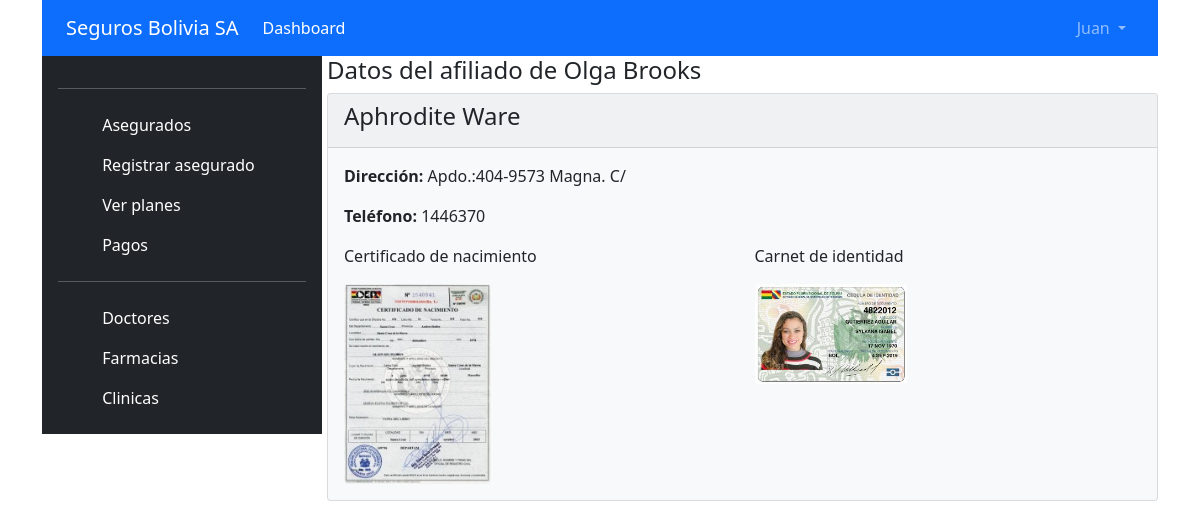
Screenshot of /dependiente/ver/1 (signed in) with the database file from the repository.
### tables this page shows
CREATE TABLE `usuarios` (
  `id` int(11) NOT NULL,
  `nombre` varchar(50) NOT NULL,
  `apellidos` varchar(80) NOT NULL,
  `cargo` varchar(45) NOT NULL,
  `usuario` varchar(50) NOT NULL,
  `password` varchar(70) NOT NULL,
  `rol` varchar(20) NOT NULL,
  `url_imagen` varchar(150) DEFAULT NULL
);

CREATE TABLE `asegurados` (
  `id` int(11) NOT NULL,
  `plan_id` int(11) NOT NULL,
  `nombre` varchar(50) NOT NULL,
  `apellidos` varchar(80) NOT NULL,
  `direccion` varchar(100) NOT NULL,
  `telefono` varchar(15) NOT NULL,
  `foto_certificado_nacimiento` varchar(150) NOT NULL,
  `foto_carnet_identidad` varchar(150) NOT NULL,
  `create_at` date NOT NULL
);

CREATE TABLE `dependientes` (
  `id` int(11) NOT NULL,
  `asegurado_id` int(11) NOT NULL,
  `nombre` varchar(50) NOT NULL,
  `apellidos` varchar(80) NOT NULL,
  `direccion` varchar(100) NOT NULL,
  `telefono` varchar(15) NOT NULL,
  `foto_certificado_nacimiento` varchar(150) NOT NULL,
  `foto_carnet_identidad` varchar(150) NOT NULL
);

### libs/view.php (called while the page is built, shortened)
<?php
class View
{
    function render($nombre, $data = [])
    {
        $this->d = $data;
        require 'views/' . $nombre . '.php';
    }
}

### controllers/dependiente.php (called while the page is built, shortened)
<?php
require_once "models/aseguradosmodel.php";
require_once "models/userModel.php";
require_once "models/dependientesmodel.php";
class Dependiente extends SessionController
{
    private $user;
    public function __construct()
    {
        $this->user = $this->getUserSessionData();
    }
    public function ver($parametros)
    {
        $id = $parametros[0];
        $dependiente = new DependienteModel();
        $aseguradoId = $dependiente->getIdAsegurado($id);
        $asegurado = new AseguradosModel();
        $this->view->render("dependiente/ver", [
            "user" => $this->user,
            "dependiente" => $dependiente->get($id),
            "asegurado" => $asegurado->getWithPlan($aseguradoId),
        ]);
    }
}

### index.php (called while the page is built, shortened)
<?php
require_once "libs/db.php";
require_once "libs/model.php";
require_once "libs/view.php";
require_once "classes/sessioncontroller.php";
require_once "libs/app.php";
$app = new App();

### models/userModel.php (called while the page is built, shortened)
<?php
class UserModel extends Model implements IModel
{
    private $nombre;
    public function __construct()
    {
        $this->nombre = "";
    }
    public function get($id)
    {
        try {
            $query = $this->prepare("SELECT * FROM usuarios WHERE id = :id");
            return $this;
        } catch (PDOException $e) {
            error_log("User_Model::getId -> Algo anda fallando " . $e);
        }
    }
    public function getNombre()
    {
        return $this->nombre;
    }
    public function setNombre($nombre): self
    {
        $this->nombre = $nombre;
        return $this;
    }
}

### libs/db.php (called while the page is built, shortened)
<?php
class Database
{
    private $host;
    private $db;
    private $user;
    private $password;
    public function __construct()
    {
        $this->host = constant('HOST');
        $this->db = constant('DB');
        $this->user = constant('USER');
        $this->password = constant('PASSWORD');
    }
    function connect()
    {
        try {
            $connection = "mysql:host=" . $this->host . ";dbname=" . $this->db . ";";
            $options = [
                PDO::ATTR_ERRMODE            => PDO::ERRMODE_EXCEPTION,
                PDO::ATTR_EMULATE_PREPARES   => false,
            ];
            $pdo = new PDO($connection, $this->user, $this->password, $options);
            return $pdo;
        } catch (PDOException $e) {
            print_r('Error connection: ' . $e->getMessage());
        }
    }
}

### libs/model.php (called while the page is built, shortened)
<?php
class Model{
    function __construct(){
        $this->db = new Database();
    }
    function prepare($query){
        return $this->db->connect()->prepare($query);
    }
}

### classes/sessioncontroller.php (called while the page is built, shortened)
<?php
require_once "classes/session.php";
require_once "models/userModel.php";
class SessionController extends Controller
{
    private $session;
    private function init()
    {
        $this->session = new Session();
    }
    private function getJSONFileConfig()
    {
        $string = file_get_contents("config/access.json");
        $json = json_decode($string, true);
        return $json;
    }
    function getUserSessionData()
    {
        $id = $this->session->getCurrentUser();
        $this->user = new UserModel();
        $this->user->get($id);
        return $this->user;
    }
}

### classes/session.php (called while the page is built, shortened)
<?php
class Session{
    private $sessionName = 'user';
    public function getCurrentUser(){
        return $_SESSION[$this->sessionName];
    }
}

### models/aseguradosmodel.php (called while the page is built, shortened)
<?php
class AseguradosModel extends Model implements IModel
{
    private $nombre;
    private $apellidos;
    public function getWithPlan($id)
    {
        $sql = "SELECT a.id, a.plan_id, a.nombre, a.apellidos, a.direccion, a.telefono, a.foto_certificado_nacimiento,
                    a.foto_carnet_identidad, a.create_at, p.nombre as nombre_plan
                    FROM asegurados a
                    INNER JOIN planes p
                    ON a.plan_id = p.id
                    WHERE a.id = :id";
        try {
            $query = $this->prepare($sql);
            return $this;
        } catch (PDOException $e) {
            error_log("Asegurados_Model::getAllWithPlan -> Algo anda fallando " . $e);
            return false;
        }
    }
    public function from1($array)
    {
        $this->nombre = $array["nombre"];
        $this->apellidos = $array["apellidos"];
    }
    public function getNombre()
    {
        return $this->nombre;
    }
    public function getApellidos()
    {
        return $this->apellidos;
    }
}

### models/dependientesmodel.php (called while the page is built, shortened)
<?php
class DependienteModel extends Model implements IModel
{
    private $nombre;
    private $apellidos;
    private $direccion;
    private $telefono;
    private $fotoCertificadoNacimiento;
    private $fotoCarnetIdentidad;
    public function get($id)
    {
        try {
            $query = $this->prepare("SELECT * FROM dependientes WHERE id=:id");
            return $this;
        } catch (PDOException $e) {
            error_log("Dependientes_Model::get -> Algo anda fallando " . $e);
            return false;
        }
    }
    public function from($array)
    {
        $this->nombre = $array["nombre"];
        $this->apellidos = $array["apellidos"];
        $this->direccion = $array["direccion"];
        $this->telefono = $array["telefono"];
        $this->fotoCertificadoNacimiento = $array["foto_certificado_nacimiento"];
        $this->fotoCarnetIdentidad = $array["foto_carnet_identidad"];
    }
    public function getNombre()
    {
        return $this->nombre;
    }
    public function getApellidos()
    {
        return $this->apellidos;
    }
    public function getDireccion()
    {
        return $this->direccion;
    }
    public function getTelefono()
    {
        return $this->telefono;
    }
    public function getFotoCertificadoNacimiento()
    {
        return $this->fotoCertificadoNacimiento;
    }
    public function getFotoCarnetIdentidad()
    {
        return $this->fotoCarnetIdentidad;
    }
}

### views/dependiente/ver.php (the view, shortened to what this page needs)
<?php
$usuario = $this->d["user"];
$asegurado = $this->d["asegurado"];
$dependiente = $this->d["dependiente"];
require_once "views/header.php";
?>
<div class="col-9">
    <h4>Datos del afiliado de <?php echo $asegurado->getNombre() . " " . $asegurado->getApellidos(); ?></h4>
    <div class="card text-dark bg-light mb-12">
        <div class="card-header">
            <h4><?php echo $dependiente->getNombre() . " " . $dependiente->getApellidos(); ?></h4>
        </div>
        <div class="card-body">
            <div class="row">
                <div class="col-6">
                    <p><strong>Dirección: </strong><?php echo $dependiente->getDireccion(); ?></p>
                    <p><strong>Teléfono: </strong><?php echo $dependiente->getTelefono(); ?></p>
                </div>
                <div class="col-6">
                </div>
            </div>
            <div class="row">
                <div class="col-6">
                    <p>Certificado de nacimiento</p>
                    <a href="<?php echo constant("URL") . "public/img/" . $dependiente->getFotoCertificadoNacimiento() ?>" data-lightbox="Certificado" data-title="Certificado de nacimiento del asegurado">
                        <img src="<?php echo constant("URL") . "public/img/" . $dependiente->getFotoCertificadoNacimiento() ?>" height="200px" class="rounded">
                    </a>
                </div>
                <div class="col-6">
                    <p>Carnet de identidad</p>
                    <a href="<?php echo constant("URL") . "public/img/" . $dependiente->getFotoCarnetIdentidad() ?>" data-lightbox="Carnet" data-title="Carnet de identidad del asegurado">
                        <img src="<?php echo constant("URL") . "public/img/" . $dependiente->getFotoCarnetIdentidad() ?>" height="100px" class="rounded">
                    </a>
                </div>
            </div>
        </div>
    </div>
</div>
</div>
</div>
</body>

### views/header.php (shortened to what this page needs)
<!DOCTYPE html>
<html lang="en">
<head>
    <link href="https://cdn.jsdelivr.net/npm/bootstrap@5.0.0-beta3/dist/css/bootstrap.min.css" rel="stylesheet">
    <link rel="stylesheet" href="https://cdn.jsdelivr.net/npm/bootstrap-icons@1.4.0/font/bootstrap-icons.css">
    <link rel="stylesheet" href="https://cdnjs.cloudflare.com/ajax/libs/lightbox2/2.11.3/css/lightbox.css" />
    <link rel="stylesheet" href="https://code.jquery.com/ui/1.12.0/themes/smoothness/jquery-ui.css" />
</head>
<body>
    <div class="container">
        <div class="row">
            <header>
                <nav class="navbar navbar-expand-lg navbar-dark bg-primary">
                    <div class="container-fluid">
                        <a class="navbar-brand" href="<?php echo constant("URL") ?>">Seguros Bolivia SA</a>
                        <div class="collapse navbar-collapse" id="navbarSupportedContent">
                            <ul class="navbar-nav me-auto mb-2 mb-lg-0">
                                <li class="nav-item">
                                    <a class="nav-link active" aria-current="page" href="<?php echo constant("URL") ?>">Dashboard</a>
                                </li>
                            </ul>
                            <ul class="navbar-nav">
                                <li class="nav-item dropdown">
                                    <a class="nav-link dropdown-toggle" href="#" id="navbarDropdown" role="button" data-bs-toggle="dropdown" aria-expanded="false">
                                        <?php echo $usuario->getNombre(); ?>
                                    </a>
                                </li>
                            </ul>
                        </div>
                    </div>
                </nav>
            </header>
        </div>
        <div class="row">
            <div class="col-3">
                <div class="d-flex flex-column p-3 text-white bg-dark" style="width: 280px;">
                    <hr>
                    <ul class="nav nav-pills flex-column mb-auto">
                        <li>
                            <a href="<?php echo constant("URL") . "dashboard"; ?>" class="nav-link text-white">
                                <svg class="bi me-2" width="16" height="16">
                                    <use xlink:href="#speedometer2" />
                                </svg>
                                Asegurados
                            </a>
                        </li>
                        <li>
                            <a href="<?php echo constant("URL") . "asegurados/create"; ?>" class="nav-link text-white">
                                <svg class="bi me-2" width="16" height="16">
                                    <use xlink:href="#speedometer2" />
                                </svg>
                                Registrar asegurado
                            </a>
                        </li>
                        <li>
                            <a href="<?php echo constant("URL") . "planes"; ?>" class="nav-link text-white">
                                <svg class="bi me-2" width="16" height="16">
                                    <use xlink:href="#table" />
                                </svg>
                                Ver planes
                            </a>
                        </li>
                        <li>
                            <a href="<?php echo constant("URL") . "pagos"; ?>" class="nav-link text-white">
                                <svg class="bi me-2" width="16" height="16">
                                    <use xlink:href="#people-circle" />
                                </svg>
                                Pagos
                            </a>
                        </li>
                        <hr>
                        <li>
                            <a href="#" class="nav-link text-white">
                                <svg class="bi me-2" width="16" height="16">
                                    <use xlink:href="#grid" />
                                </svg>
                                Doctores
                            </a>
                        </li>
                        <li>
                            <a href="#" class="nav-link text-white">
                                <svg class="bi me-2" width="16" height="16">
                                    <use xlink:href="#people-circle" />
                                </svg>
                                Farmacias
                            </a>
                        </li>
                        <li>
                            <a href="#" class="nav-link text-white">
                                <svg class="bi me-2" width="16" height="16">
                                    <use xlink:href="#people-circle" />
                                </svg>
                                Clinicas
                            </a>
                        </li>
                    </ul>
                </div>
            </div>

### rows the page displays
usuarios: nombre "Juan"
asegurados: nombre "Olga", apellidos "Brooks"
dependientes: nombre "Aphrodite", apellidos "Ware", direccion "Apdo.:404-9573 Magna. C/", telefono "1446370", foto_certificado_nacimiento (picture), foto_carnet_identidad (picture)
